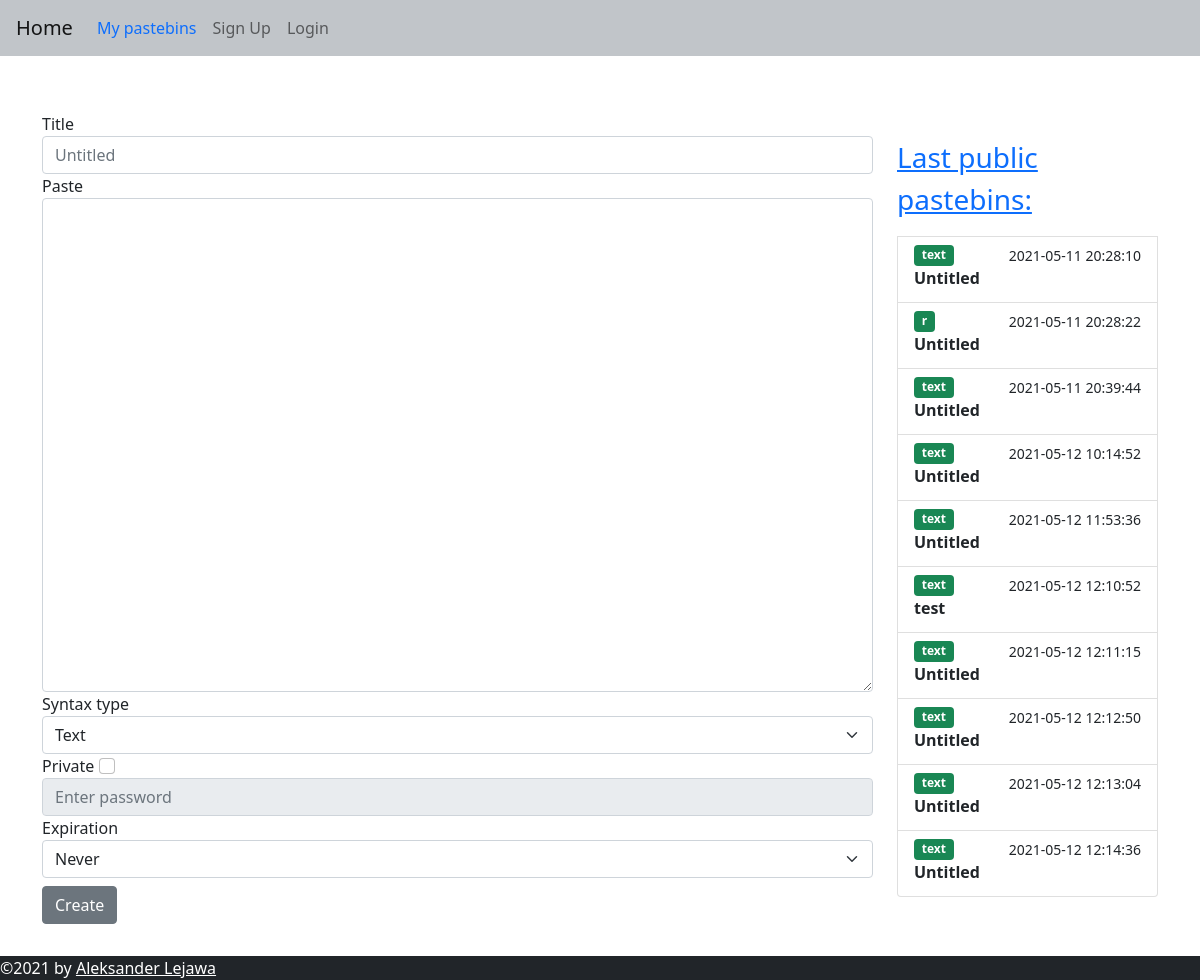
Before: / with the older database file.
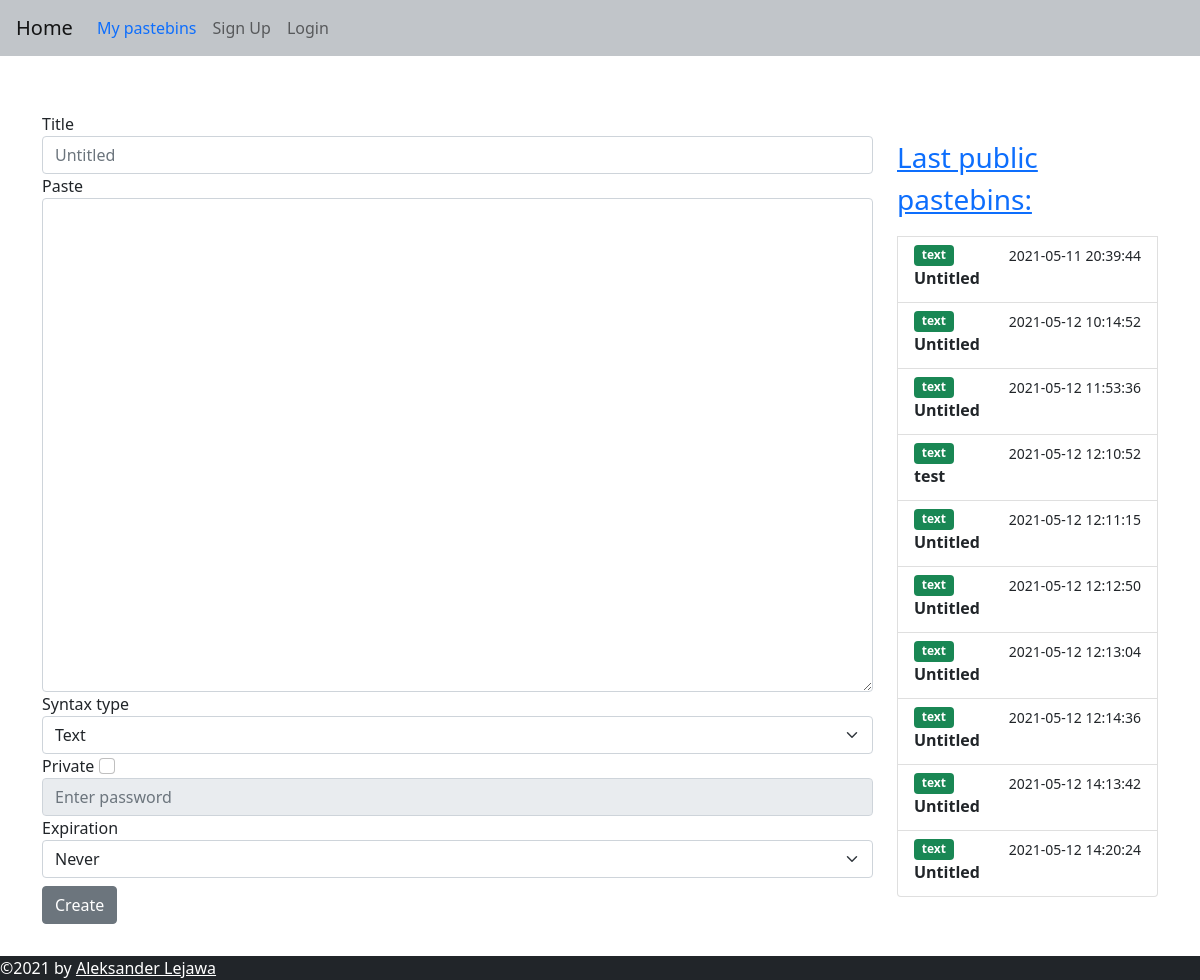
After: the same page with the newer database file.
### web/models.py (models this page shows, shortened)
class Pastebin(db.Model):
    id = db.Column(db.Integer, primary_key=True)
    title = db.Column(db.String(100), default="Untitled")
    content = db.Column(db.String(60000))
    syntax = db.Column(db.String(50))
    user_id = db.Column(db.Integer, db.ForeignKey("user.id"))
    date = db.Column(db.DateTime(timezone=True))
    expire_date = db.Column(db.DateTime(timezone=True))
    password = db.Column(db.String(150))
    link = db.Column(db.String(150), unique=True)
    def is_expired(self):
        if self.expire_date:
            if datetime.utcnow() > self.expire_date:
                db.session.delete(self)
                db.session.commit()
                return True
            return False
        else:
            return False

### web/pastebin/routes.py (the view, shortened to what this page needs)
@bp.route("/", methods=["GET", "POST"])
def home():
   form = CreatePastebinForm()
   return render_template("home.html", user=current_user, form=form, public_pastebins=get_public_pastebins())

### web/pastebin/forms.py (shortened to what this page needs)
class CreatePastebinForm(FlaskForm):
    types = [
        "Text","Bash", "C", "C#", "C++", "CSS", "GO", "HTML", "HTTP", "INI",
        "Java", "JavaScript", "JSON", "Kotlin", "LUA", "Markdown", "Objective-C",
        "Perl", "PHP", "Python", "R", "Ruby", "Rust", "SQL", "TypeScript"
    ]
    dates = [
        "Never",
        "1 Minute",
        "15 Minutes",
        "1 Hour",
        "1 Day",
        "1 Week",
        "1 Month",
        "1 Year"
    ]
    title = StringField("Title", validators=[Optional(), Length(max=100, message="Title can't exceed %(max)d characters.")], filters= [lambda x: x or None])
    content = TextAreaField("Paste", validators=[DataRequired(), Length(max=60000, message="Pastebin can't be longer than %(max)d characters.")])
    syntax = SelectField("Syntax type", choices=types, validators=[DataRequired()])
    private = BooleanField("Private")
    password = StringField()
    expire = SelectField("Expiration", choices=dates)
    submit = SubmitField("Create")

### web/pastebin/routes.py (called while the page is built)
def get_public_pastebins():
   pastebins = Pastebin.query.filter_by(password=None).all()[-10:]
   for pastebin in pastebins:
      pastebin.is_expired()
   return pastebins

### web/templates/home.html (shortened to what this page needs)
{% extends "base.html" %}
{% block content%}
<div class="row">
  <div class="col-9">
    <form method="POST">
      <div class="form-group mt-5">
        {{ form.title.label}}
        {{ form.title(class_="form-control", placeholder="Untitled")}}
      </div>
      {{ form.content.label }}
      {{ form.content(class_="form-control", cols="35", rows="20") }}
      {{ form.syntax.label}}
      {{ form.syntax(class_="form-select")}}
      {{ form.private.label }}
      {{ form.private(class_="form-check-input") }}
      {{ form.password(class_="form-control", disabled="", placeholder="Enter password") }}
      {{ form.expire.label }}
      {{ form.expire(class_="form-select")}}
      {{ form.submit(class_="btn btn-secondary mt-2 mb-2") }}
    </form>
  </div>
  <div class="col mt-5">
    <div class="list-group mt-4">
      <a href="/public?page=1"><p class="lead fs-3">Last public pastebins:</a></p>
      {% for pastebin in public_pastebins %}
      <a href="{{pastebin.link}}" class="list-group-item list-group-item-action">
        <div class="d-flex w-100 justify-content-between">
          <span class="badge bg-success">{{ pastebin.syntax }}</span>
          <small>{{ pastebin.date.replace(microsecond=0) }}</small>
        </div>
        <p class="mb-1"><b>{{ pastebin.title if pastebin.title|length < 10 else pastebin.title[:10] + "..."}}</b></p>
      </a>
      {% endfor %}
    </div>
  </div>
</div>
{% endblock %}

Changed rows visible on the page:
no longer on this page (row unchanged): Pastebin: syntax "text", date.replace "2021-05-11 20:28:10", title "Untitled"
no longer on this page (row unchanged): Pastebin: syntax "r", date.replace "2021-05-11 20:28:22", title "Untitled"
added Pastebin: syntax "text", date.replace "2021-05-12 14:13:42", title "Untitled"
added Pastebin: syntax "text", date.replace "2021-05-12 14:20:24", title "Untitled"
